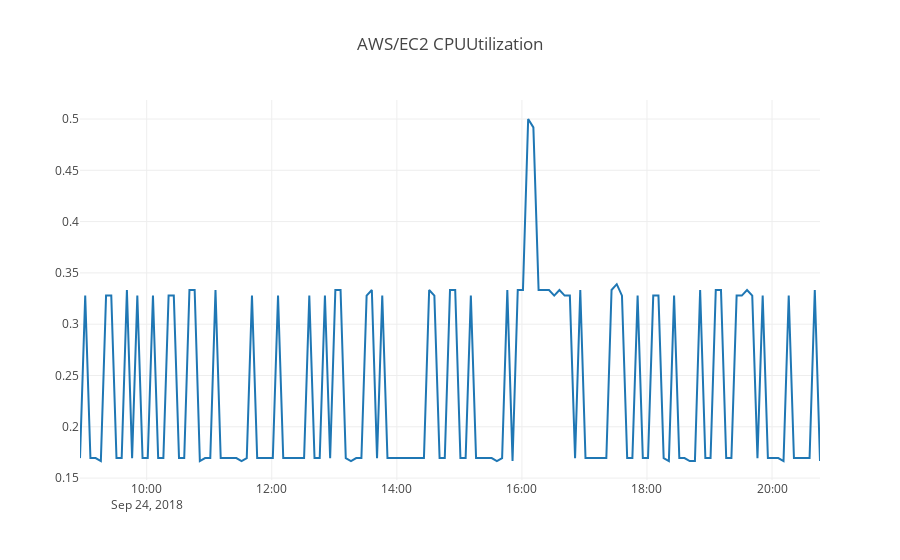

Notebook source saved alongside this figure:
### Code cell
from rubix.aws.cloudwatch import plot_metric

%env AWS_ACCESS_KEY_ID=AKIAINMMRLQSXIOLPDJA
%env AWS_SECRET_ACCESS_KEY=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
%env AWS_REGION=us-east-1

# Maximum CPU Utilization for a given EC2 instance
# Hit play button above to see the graph
plot_metric(namespace='AWS/EC2',
      metric_name='CPUUtilization',
      dimensions=[{'Name':'InstanceId', 'Value': 'i-09381ae2a6228a1c7'}],
      statistics='Maximum')

### Figure 1 — Plotly figure (JSON) as saved in the notebook; plotly's stock layout.template omitted (floating-point values rounded to 4 significant figures; data arrays with more than 128 entries replaced by an {"elided": "..."} marker saying what was removed)
{"data": [{"name": "AWS/EC2 CPUUtilization", "type": "scatter", "x": {"elided": "143 str values"}, "y": {"elided": "143 float values"}}], "layout": {"shapes": [], "title": "AWS/EC2 CPUUtilization"}}
